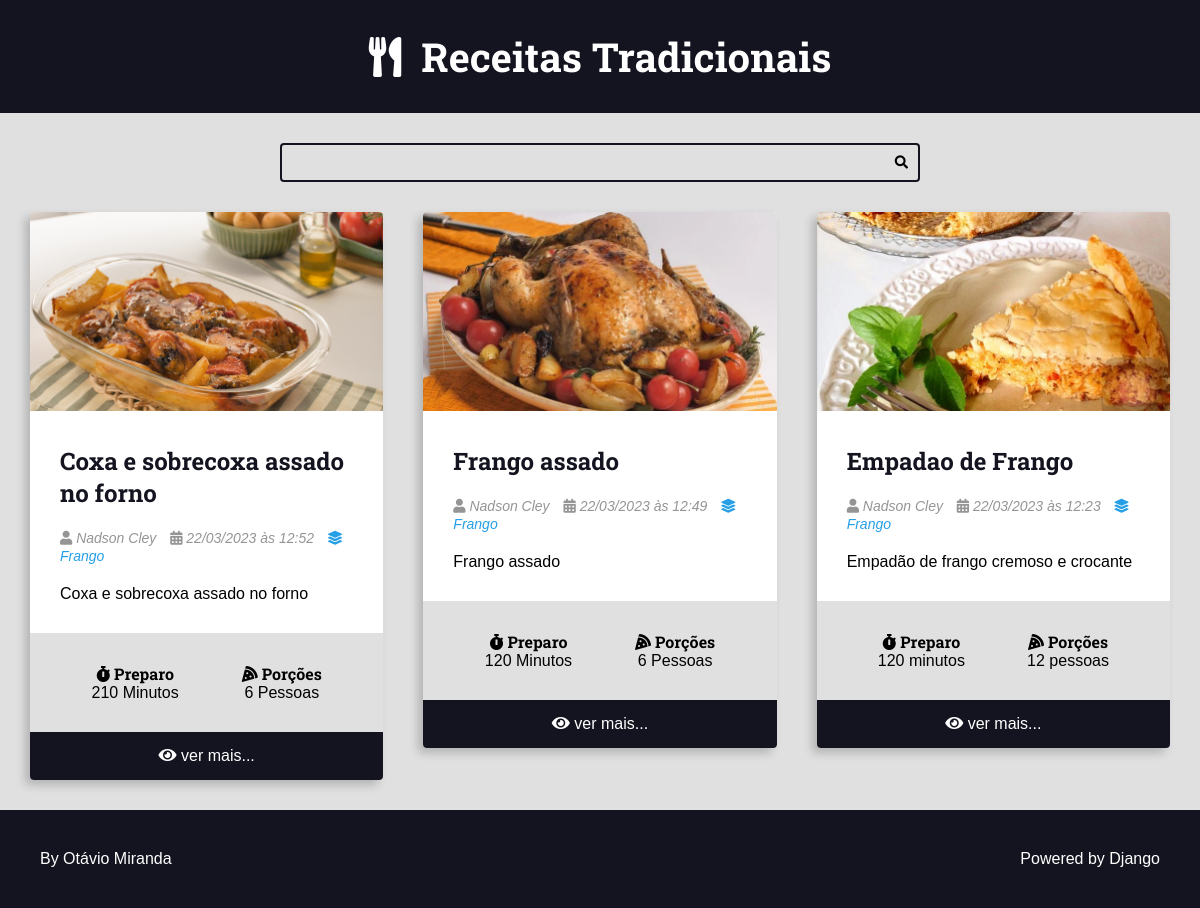
/recipes/category/5/, run on the app's committed database.
### recipes/models.py (models this page shows, shortened)
class Recipe(models.Model):
    title = models.CharField(max_length=65)
    description = models.CharField(max_length=165)
    slug = models.SlugField()
    preparation_time = models.IntegerField()
    preparation_time_unit = models.CharField(max_length=65)
    servings = models.IntegerField()
    servings_unit = models.CharField(max_length=65)
    preparation_steps = models.TextField()
    preparation_steps_is_html = models.BooleanField(default=False)
    created_at = models.DateTimeField(auto_now_add=True)
    updated_at = models.DateTimeField(auto_now=True)
    is_published = models.BooleanField(default=False)
    cover = models.ImageField(
        upload_to='recipes/covers/%Y/%m/%d/', blank=True, default='')
    category = models.ForeignKey(
        Category, on_delete=models.SET_NULL, null=True, blank=True,
        default=None,
    )
    author = models.ForeignKey(
        User, on_delete=models.SET_NULL, null=True
    )

class Category(models.Model):
    name = models.CharField(max_length=65)

### recipes/views.py (the view)
# urls.py: path('recipes/category/<int:category_id>/',
def category(request, category_id):
    recipes = Recipe.objects.filter(
        category__id=category_id,
        is_published=True,
    ).order_by('-id')
    return render(request, 'recipes/pages/category.html', context={
        'recipes': recipes,
    })

### recipes/templates/recipes/pages/category.html (shortened to what this page needs)
{% extends 'global/base.html' %}
{% block content %}
<div class="main-content main-content-list container">
    {% for recipe in recipes %}
        {% include 'recipes/partials/recipe.html' %}
    {% endfor %}
</div>
{% endblock content %}

### recipes/templates/recipes/partials/recipe.html (shortened to what this page needs)
<div class="recipe recipe-list-item">
    {% if recipe.cover %}
        <div class="recipe-cover">
            <a href="{% url 'recipes:recipe' recipe.id %}">
                <img src="{{ recipe.cover.url }}" alt="Temporário">
            </a>
        </div>
    {% endif %}
    <div class="recipe-title-container">
        <h2 class="recipe-title">
            <a href="{% url 'recipes:recipe' recipe.id %}">
                {{ recipe.title }}
            </a>
        </h2>
    </div>
    <div class="recipe-author">
        <span class="recipe-author-item">
            <i class="fas fa-user"></i>
            {% if recipe.author.first_name %}
                {{ recipe.author.first_name }} {{ recipe.author.last_name }}
            {% else %}
                {{ recipe.author.username }}
            {% endif %}
        </span>
        <span class="recipe-author-item">
            <i class="fas fa-calendar-alt"></i>
            {{ recipe.created_at|date:"d/m/Y" }} às {{ recipe.created_at|date:"H:i" }}
        </span>
        {% if recipe.category is not None %}
            <span class="recipe-author-item">
                <a href="{% url 'recipes:category' recipe.category.id %}">
                    <i class="fas fa-layer-group"></i>
                    <span>{{ recipe.category.name }}</span>
                </a>
            </span>
        {% endif %}
    </div>
    <div class="recipe-content">
        <p>{{ recipe.description }}</p>
    </div>
    <div class="recipe-meta-container">
        <div class="recipe-meta recipe-preparation">
            <h3 class="recipe-meta-title"><i class="fas fa-stopwatch"></i> Preparo</h3>
            <div class="recipe-meta-text">
                {{ recipe.preparation_time }} {{ recipe.preparation_time_unit }}
            </div>
        </div>
        <div class="recipe-meta recipe-servings">
            <h3 class="recipe-meta-title"><i class="fas fa-pizza-slice"></i> Porções</h3>
            <div class="recipe-meta-text">
                {{ recipe.servings }} {{ recipe.servings_unit }}
            </div>
        </div>
    </div>
    {% if is_detail_page is not True %}
        <footer class="recipe-footer">
            <a class="recipe-read-more button button-dark button-full-width" href="{% url 'recipes:recipe' recipe.id %}">
                <i class="fas fa-eye"></i>
                <span>ver mais...</span>
            </a>
        </footer>
    {% endif %}
</div>

### recipes/static/recipes/css/styles.css (style rules this page uses)
:root { --color-primary: #269fe6; --color-primary-hover: #2086c2; --color-primary-dark: #13141f; --color-primary-dark-hover: #212336; --color-primary-light: #d4ecfa; --color-primary-light-hover: #bdd8e7; --color-white: #fff; --color-black: #000; --color-dark-text: #444; --color-info-light: #cce5ff; --color-debug-light: #cce5ff; --color-success-light: #d4edda; --color-alert-light: #fff3cd; --color-warning-light: #fff3cd; --color-error-light: #f8d7da; --color-info-dark: #4d86c4; --color-debug-dark: #4d86c4; --color-success-dark: #4a9c5d; --color-alert-dark: #927f40; --color-warning-dark: #927f40; --color-error-dark: #da525d; --color-gray-0: #f9f9f9; --color-gray-1: #e0e0e0; --color-gray-2: #c7c7c7; --color-gray-3: #aeaeae; --color-gray-4: #959595; --color-gray-5: #7d7d7d; --color-gray-6: #646464; --color-gray-7: #4b4b4b; --color-gray-8: #323232; --color-gray-9: #191919; --font-primary: sans-serif; --font-headings: 'Roboto Slab', serif; --spacing-gutter-medium: 3rem; --spacing-gutter-large: 4rem; }
* { padding: 0; margin: 0; box-sizing: border-box; }
html { font-size: 62.5%; }
body { font-size: 1.6rem; font-family: var(--font-primary); background: var(--color-gray-1); }
h1, h2, h3, h4, h5, h6 { font-family: var(--font-headings); }
.container { max-width: 144rem; margin: 0 auto; padding: var(--spacing-gutter-medium); }
.main-content { padding-top: 0; }
.main-content-list { display: grid; grid-template-columns: repeat(auto-fit, minmax(340px, 1fr)); gap: var(--spacing-gutter-large); }
.recipe { background: var(--color-white); box-shadow: -5px 5px 10px rgba(0, 0, 0, .2); transform: scale(1); transition: all 300ms ease-in-out; border-radius: .4rem; overflow: hidden; }
.recipe img { max-width: 100%; }
.recipe-list-item { max-width: 64rem; height: fit-content; }
.recipe-title-container { padding: var(--spacing-gutter-medium); padding-bottom: 2rem; }
.recipe-title-container a { text-decoration: none; color: var(--color-primary-dark); }
.recipe-author { padding: 0 var(--spacing-gutter-medium); }
.recipe-content { padding: var(--spacing-gutter-medium); padding-top: 2rem; }
.recipe-author-item { color: var(--color-gray-4); margin-right: 1rem; font-style: italic; font-size: 1.4rem; }
.recipe-author a { color: var(--color-primary); transition: all 300ms ease-in-out; text-decoration: none; }
.recipe-meta-container { display: flex; flex-flow: row wrap; padding: var(--spacing-gutter-medium); background: var(--color-gray-1); }
.recipe-meta { display: flex; flex-flow: column nowrap; flex-shrink: 1; flex-grow: 1; text-align: center; }
.recipe-meta-title { font-size: 1.6rem; }
.recipe-footer a { background: var(--color-primary-dark); display: block; color: var(--color-white); text-decoration: none; text-align: center; padding: 1.5rem var(--spacing-gutter-medium); transition: all 300ms ease-in-out; }

### data on the page
Recipe: cover (picture), title "Coxa e sobrecoxa assado no forno", author.first_name "Nadson Cley", created_at "22/03/2023", created_at "12:52", category.name "Frango", description "Coxa e sobrecoxa assado no forno", preparation_time "210", preparation_time_unit "Minutos", servings "6", servings_unit "Pessoas"
Recipe: cover (picture), title "Frango assado", author.first_name "Nadson Cley", created_at "22/03/2023", created_at "12:49", category.name "Frango", description "Frango assado", preparation_time "120", preparation_time_unit "Minutos", servings "6", servings_unit "Pessoas"
Recipe: cover (picture), title "Empadao de Frango", author.first_name "Nadson Cley", created_at "22/03/2023", created_at "12:23", category.name "Frango", description "Empadão de frango cremoso e crocante", preparation_time "120", preparation_time_unit "minutos", servings "12", servings_unit "pessoas"
